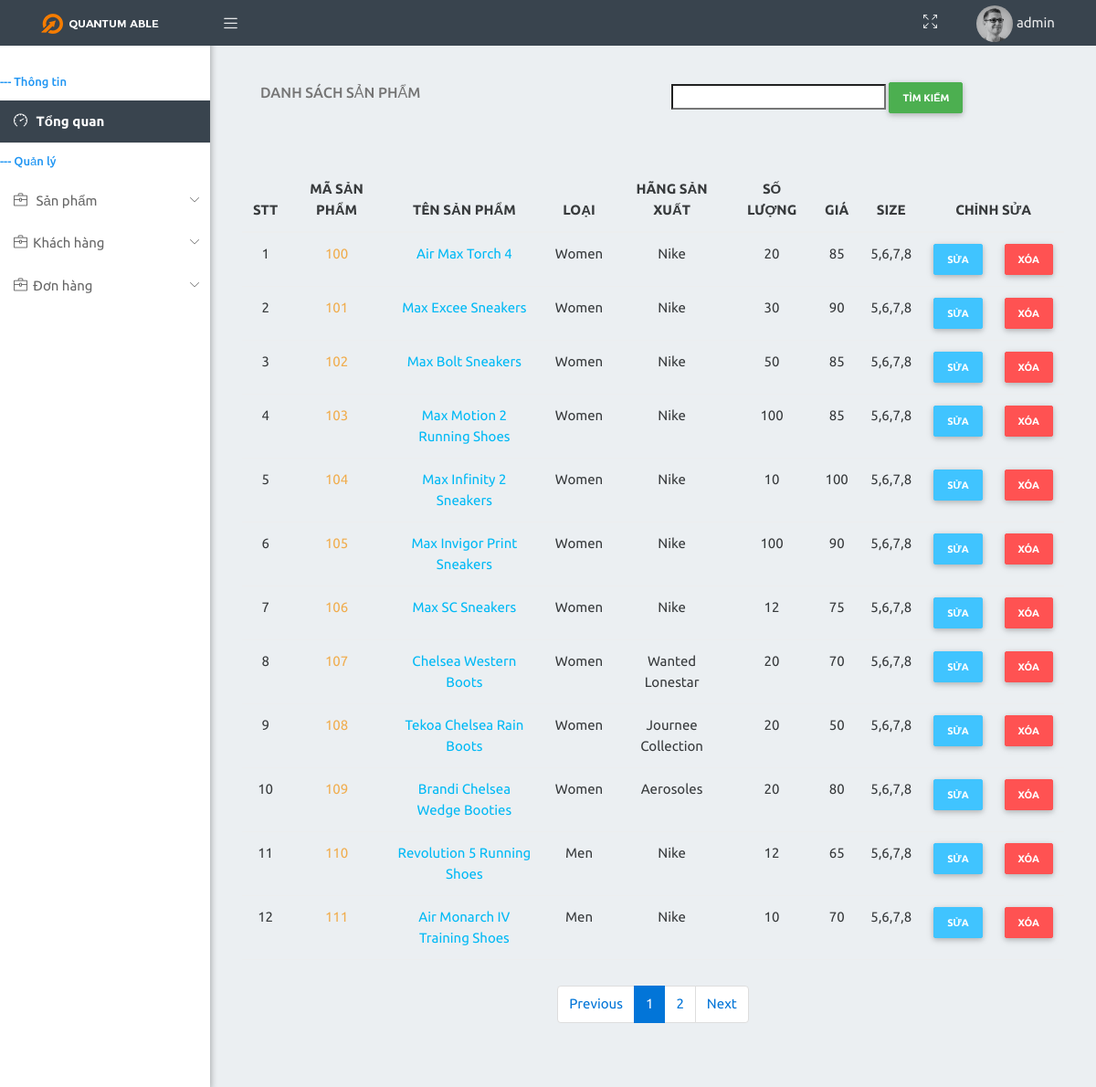
The page /public/Manager/ProductsList/1 (signed in) on the database its author committed.
### tables this page shows
CREATE TABLE `products` (
  `id` int(11) NOT NULL,
  `product_code` varchar(30) NOT NULL,
  `product_name` varchar(100) NOT NULL,
  `category` varchar(20) NOT NULL,
  `vendor` varchar(20) NOT NULL,
  `description` text DEFAULT NULL,
  `image` varchar(100) NOT NULL,
  `amount` int(100) NOT NULL,
  `size` varchar(100) NOT NULL,
  `price` float NOT NULL
);

### app/libraries/Core.php (called while the page is built, shortened)
<?php
class Core
{
    protected $currentMethod = 'index';
    public function __construct()
    {
        $url = $this->getUrl();
        if (isset($url[0])) {
            if (file_exists('../app/controllers/' . ucwords($url[0]) . '.php')) {
                unset($url[0]);
            }
        }
        $this->currentController = new $this->currentController;
        if (isset($url[1])) {
            if (method_exists($this->currentController, $url[1])) {
                $this->currentMethod = $url[1];
                unset($url[1]);
            }
        }
        $this->params = $url ? array_values($url) : [];
        call_user_func_array([$this->currentController, $this->currentMethod], $this->params);
    }
    public function getUrl()
    {
        if (isset($_GET['url'])) {
            $url = trim($_GET['url'], '/');
            $url = filter_var($url, FILTER_SANITIZE_URL);
            $url = explode('/', $url);
            return $url;
        }
    }
}

### app/require.php (called while the page is built, shortened)
<?php
    require_once 'libraries/Core.php';
    require_once 'libraries/Controller.php';
    require_once 'libraries/Database.php';
    $init = new Core();

### public/index.php (called while the page is built)
<?php
  require_once '../app/require.php';
?>

### app/libraries/Database.php (called while the page is built, shortened)
<?php
    class Database {
        private $dbHost = DB_HOST;
        private $dbUser = DB_USER;
        private $dbPass = DB_PASS;
        private $dbName = DB_NAME;
        private $statement;
        private $dbHandler;
        public function __construct() {
            $conn = 'mysql:host=' . $this->dbHost . ';dbname=' . $this->dbName;
            $options = array(
                PDO::ATTR_PERSISTENT => true,
                PDO::ATTR_ERRMODE => PDO::ERRMODE_EXCEPTION
            );
            try {
                $this->dbHandler = new PDO($conn, $this->dbUser, $this->dbPass, $options);
            } catch (PDOException $e) {
                $this->error = $e->getMessage();
                echo $this->error;
            }
        }
        public function query($sql) {
            $this->statement = $this->dbHandler->prepare($sql);
        }
        public function bind($parameter, $value, $type = null) {
            switch (is_null($type)) {
                case is_int($value):
                    $type = PDO::PARAM_INT;
                    break;
            }
            $this->statement->bindValue($parameter, $value, $type);
        }
        public function execute() {
            return $this->statement->execute();
        }
        public function resultSet() {
            $this->execute();
            return $this->statement->fetchAll(PDO::FETCH_ASSOC);
        }
        public function single() {
            $this->execute();
            return $this->statement->fetch(PDO::FETCH_ASSOC);
        }
    }

### app/models/ProductModel.php (called while the page is built, shortened)
<?php
class ProductModel
{
    protected $connect;
    public function __construct()
    {
        $this->connect = new Database();
    }
    public function getAllProducts($page)
    {
        $sql = "SELECT * FROM `products` LIMIT ?,?";
        $this->connect->query($sql);
        $this->connect->bind(1, 12 * ($page - 1));
        $this->connect->bind(2, 12);
        $this->connect->execute();
        return $this->connect->resultSet();
    }
    public function getQuantityProducts()
    {
        $sql = "SELECT COUNT(`product_code`) AS `quantity`, SUM(`amount`) AS `amount` FROM `products`";
        $this->connect->query($sql);
        $this->connect->execute();
        return $this->connect->single();
    }
}
?>

### app/views/admin/ListOfProducts.php (the view, shortened to what this page needs)
<?php
require_once APPROOT . "/views/layout/admin/header.php";
require_once APPROOT . "/views/layout/admin/sidebar.php";
?>
<div class="content-wrapper">
    <div class="container-fluid">
        <div class="card-block">
            <div class="col-sm-6 card-header">
                <h5 class="card-header-text">Danh sách sản phẩm</h5>
            </div>
            <div class="col-sm-6 card-header">
                <form action="<?php echo URLROOT; ?>/Manager/searchProducts" method="post">
                    <input type="text" name="search">
                    <button class="btn btn-sm btn-success">Tìm kiếm</button>
                </form>
            </div>
        </div>
        <div class="card-block">
            <div class="row">
                <div class="col-sm-12 table-responsive">
                    <table class="table table-hover text-center" id="example">
                        <thead>
                        <tr>
                            <th class="text-center">STT</th>
                            <th class="text-center">MÃ SẢN PHẨM</th>
                            <th class="text-center">TÊN SẢN PHẨM</th>
                            <th class="text-center">LOẠI</th>
                            <th class="text-center">HÃNG SẢN XUẤT</th>
                            <th class="text-center">SỐ LƯỢNG</th>
                            <th class="text-center">GIÁ</th>
                            <th class="text-center">SIZE</th>
                            <th colspan="2" class="text-center">CHỈNH SỬA</th>
                        </tr>
                        </thead>
                        <tbody>
                        <?php foreach ($data['products'] as $key => $product): ?>
                            <tr>
                                <td><?php echo ++$key + (12 * ($data['page'] - 1)); ?></td>
                                <td class="text-warning"><?php echo $product['product_code']; ?></td>
                                <td><a class="link-info"
                                       href="<?php echo URLROOT; ?>/Manager/ProductDetail/<?php echo $product['id']; ?>"><?php echo $product['product_name']; ?></a>
                                </td>
                                <td><?php echo $product['category']; ?></td>
                                <td><?php echo $product['vendor']; ?></td>
                                <td><?php echo $product['amount']; ?></td>
                                <td><?php echo $product['price']; ?></td>
                                <td><?php echo $product['size']; ?></td>
                                <td>
                                    <a href="<?php echo URLROOT; ?>/Manager/updateProduct/<?php echo $product['id']; ?>">
                                        <button type="button" class="btn btn-sm btn-info">Sửa</button>
                                    </a>
                                </td>
                                <td>
                                    <button type="button" class="btn btn-sm btn-danger" data-toggle="modal"
                                            data-target="#<?php echo $product['id']; ?>">Xóa
                                    </button>
                                </td>
                            </tr>
                        <?php endforeach; ?>
                        <tr>
                            <td colspan="20">
                                <nav aria-label="Page navigation example">
                                    <ul class="pagination">
                                        <?php if ($data['page'] == 1): ?>
                                        <li class="page-item"><a class="page-link disabled" href="#">Previous</a></li>
                                        <?php else: ?>
                                        <li class="page-item"><a class="page-link" href="<?php echo URLROOT; ?>/Manager/ProductsList/<?php echo $data['page'] - 1; ?>">Previous</a></li>
                                        <?php endif; ?>
                                        <?php for ($i = 1; $i <= ceil($data['product_quantity']['quantity']/12); $i++): ?>
                                        <?php if ($i == $data['page']): ?>
                                        <li class="page-item active"><a class="page-link" href="<?php echo URLROOT; ?>/Manager/ProductsList/<?php echo $i ?>"><?php echo $i; ?></a></li>
                                        <?php else:; ?>
                                        <li class="page-item"><a class="page-link" href="<?php echo URLROOT; ?>/Manager/ProductsList/<?php echo $i ?>"><?php echo $i; ?></a></li>
                                        <?php endif; ?>
                                        <?php endfor; ?>
                                        <?php if ($data['page'] == ceil($data['product_quantity']['quantity']/12)): ?>
                                            <li class="page-item"><a class="page-link disabled" href="#">Next</a></li>
                                        <?php else: ?>
                                            <li class="page-item"><a class="page-link" href="<?php echo URLROOT; ?>/Manager/ProductsList/<?php echo $data['page'] + 1; ?>">Next</a></li>
                                        <?php endif; ?>
                                    </ul>
                                </nav></td>
                        </tr>
                        </tbody>
                    </table>
                </div>
            </div>
        </div>
    </div>
</div>
<?php
require_once APPROOT . "/views/layout/admin/footer.php";
?>

### public/assets/css/generic-class.css (style rules this page uses)
.text-center { text-align: center; }

### public/assets/css/menu.css (style rules this page uses)
.fixed .content-wrapper { margin-top: 50px; }
.content-wrapper { height: 100%; background-color: #ebeff2; margin-left: 230px; z-index: 820; -webkit-transition: all 0.3s ease-in-out; -moz-transition: all 0.3s ease-in-out; -ms-transition: all 0.3s ease-in-out; transition: all 0.3s ease-in-out; }

### rows shown on the page
products: page "1", product_code "100", product_name "Air Max Torch 4", category "Women", vendor "Nike", amount "20", price "85", size "5,6,7,8"
products: page "2", product_code "101", product_name "Max Excee Sneakers", category "Women", vendor "Nike", amount "30", price "90", size "5,6,7,8"
products: page "3", product_code "102", product_name "Max Bolt Sneakers", category "Women", vendor "Nike", amount "50", price "85", size "5,6,7,8"
products: page "4", product_code "103", product_name "Max Motion 2 Running Shoes", category "Women", vendor "Nike", amount "100", price "85", size "5,6,7,8"
products: page "5", product_code "104", product_name "Max Infinity 2 Sneakers", category "Women", vendor "Nike", amount "10", price "100", size "5,6,7,8"
products: page "6", product_code "105", product_name "Max Invigor Print Sneakers", category "Women", vendor "Nike", amount "100", price "90", size "5,6,7,8"
products: page "7", product_code "106", product_name "Max SC Sneakers", category "Women", vendor "Nike", amount "12", price "75", size "5,6,7,8"
products: page "8", product_code "107", product_name "Chelsea Western Boots", category "Women", vendor "Wanted Lonestar", amount "20", price "70", size "5,6,7,8"
products: page "9", product_code "108", product_name "Tekoa Chelsea Rain Boots", category "Women", vendor "Journee Collection", amount "20", price "50", size "5,6,7,8"
products: page "10", product_code "109", product_name "Brandi Chelsea Wedge Booties", category "Women", vendor "Aerosoles", amount "20", price "80", size "5,6,7,8"
products: page "11", product_code "110", product_name "Revolution 5 Running Shoes", category "Men", vendor "Nike", amount "12", price "65", size "5,6,7,8"
products: page "12", product_code "111", product_name "Air Monarch IV Training Shoes", category "Men", vendor "Nike", amount "10", price "70", size "5,6,7,8"

### other values the page prints
$_SESSION['username'] "admin"
